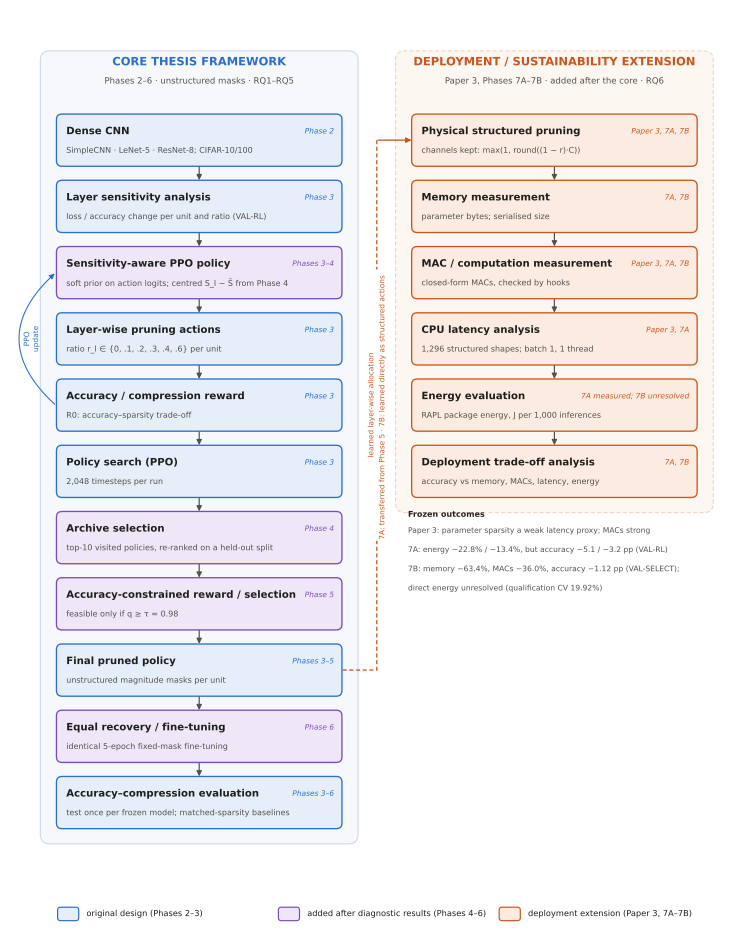

Recreate this plot in Python.
"""F1 — Overall thesis framework (editable source).

  python results/thesis_final_writing/figures/F1_framework.py
Writes F1_framework.{png,pdf,svg} next to this script. The SVG/PDF are vector and editable (e.g. Inkscape); edit the
BOX lists below to change wording. The figure separates the core framework (Phases 2–6) from the later deployment and
sustainability extension (Paper 3, Phases 7A–7B), and tags every core component with the phase that introduced it, so
that components added after diagnostic results are not presented as part of the original design.
"""
import os

import matplotlib

matplotlib.use("Agg")
import matplotlib.pyplot as plt  # noqa: E402
from matplotlib.patches import FancyArrowPatch, FancyBboxPatch  # noqa: E402

HERE = os.path.dirname(os.path.abspath(__file__))
INK, INK2, MUTED = "#1f1f1d", "#52514e", "#8a8984"
ORIG = ("#e6eefa", "#2a6fc9")       # original design (Phases 2–3)
ADDED = ("#efe7f8", "#7d4cb8")      # added after diagnostic results (Phases 4–6)
EXT = ("#fcebe0", "#c8571f")        # deployment / sustainability extension
PANEL_CORE, PANEL_EXT = "#f6f8fc", "#fdf7f2"

# (text, subtitle, phase tag, style)
CORE = [
    ("Dense CNN", "SimpleCNN · LeNet-5 · ResNet-8; CIFAR-10/100", "Phase 2", ORIG),
    ("Layer sensitivity analysis", "loss / accuracy change per unit and ratio (VAL-RL)", "Phase 3", ORIG),
    ("Sensitivity-aware PPO policy", "soft prior on action logits; centred S_l − S̄ from Phase 4", "Phases 3–4", ADDED),
    ("Layer-wise pruning actions", "ratio r_l ∈ {0, .1, .2, .3, .4, .6} per unit", "Phase 3", ORIG),
    ("Accuracy / compression reward", "R0: accuracy–sparsity trade-off", "Phase 3", ORIG),
    ("Policy search (PPO)", "2,048 timesteps per run", "Phase 3", ORIG),
    ("Archive selection", "top-10 visited policies, re-ranked on a held-out split", "Phase 4", ADDED),
    ("Accuracy-constrained reward / selection", "feasible only if q ≥ τ = 0.98", "Phase 5", ADDED),
    ("Final pruned policy", "unstructured magnitude masks per unit", "Phases 3–5", ORIG),
    ("Equal recovery / fine-tuning", "identical 5-epoch fixed-mask fine-tuning", "Phase 6", ADDED),
    ("Accuracy–compression evaluation", "test once per frozen model; matched-sparsity baselines", "Phases 3–6", ORIG),
]
EXTENSION = [
    ("Physical structured pruning", "channels kept: max(1, round((1 − r)·C))", "Paper 3, 7A, 7B"),
    ("Memory measurement", "parameter bytes; serialised size", "7A, 7B"),
    ("MAC / computation measurement", "closed-form MACs, checked by hooks", "Paper 3, 7A, 7B"),
    ("CPU latency analysis", "1,296 structured shapes; batch 1, 1 thread", "Paper 3, 7A"),
    ("Energy evaluation", "RAPL package energy, J per 1,000 inferences", "7A measured; 7B unresolved"),
    ("Deployment trade-off analysis", "accuracy vs memory, MACs, latency, energy", "7A, 7B"),
]

FIG_W, FIG_H = 7.6, 9.9
BW, BH, GAP = 2.95, 0.52, 0.17
CX, EX = 0.6, 4.3
TOP = FIG_H - 0.95


def box(ax, x, y, w, h, title, sub, style, tag=None):
    fill, edge = style
    ax.add_patch(FancyBboxPatch((x, y), w, h, boxstyle="round,pad=0.012,rounding_size=0.06", fc=fill, ec=edge, lw=1.0, zorder=3))
    ax.text(x + 0.09, y + h - 0.17, title, ha="left", va="center", fontsize=7.6, weight="bold", color=INK, zorder=4)
    ax.text(x + 0.09, y + 0.15, sub, ha="left", va="center", fontsize=6.0, color=INK2, zorder=4)
    if tag:
        ax.text(x + w - 0.07, y + h - 0.17, tag, ha="right", va="center", fontsize=5.6, color=edge, style="italic", zorder=4)


def arrow(ax, p, q, color=INK2, style="-|>", ls="-", rad=0.0, lw=0.9):
    ax.add_patch(FancyArrowPatch(p, q, arrowstyle=style, mutation_scale=8, color=color, lw=lw, ls=ls,
                                 connectionstyle=f"arc3,rad={rad}", zorder=2, shrinkA=1, shrinkB=1))


def main():
    plt.rcParams.update({"font.family": "DejaVu Sans", "svg.fonttype": "none", "pdf.fonttype": 42})
    fig = plt.figure(figsize=(FIG_W, FIG_H))
    ax = fig.add_axes([0, 0, 1, 1])
    ax.set_xlim(0, FIG_W)
    ax.set_ylim(0, FIG_H)
    ax.axis("off")

    core_h = len(CORE) * (BH + GAP) + 0.35
    ext_h = len(EXTENSION) * (BH + GAP) + 0.35
    ax.add_patch(FancyBboxPatch((CX - 0.18, TOP - core_h + 0.1), BW + 0.36, core_h + 0.32, boxstyle="round,pad=0,rounding_size=0.1",
                                fc=PANEL_CORE, ec="#c9d6ec", lw=0.8, zorder=1))
    ax.add_patch(FancyBboxPatch((EX - 0.18, TOP - ext_h + 0.1), BW + 0.36, ext_h + 0.32, boxstyle="round,pad=0,rounding_size=0.1",
                                fc=PANEL_EXT, ec="#ecd3c1", lw=0.8, ls=(0, (4, 2)), zorder=1))
    ax.text(CX + BW / 2, TOP + 0.27, "CORE THESIS FRAMEWORK", ha="center", fontsize=8.6, weight="bold", color=ORIG[1])
    ax.text(CX + BW / 2, TOP + 0.08, "Phases 2–6 · unstructured masks · RQ1–RQ5", ha="center", fontsize=6.4, color=INK2)
    ax.text(EX + BW / 2, TOP + 0.27, "DEPLOYMENT / SUSTAINABILITY EXTENSION", ha="center", fontsize=8.6, weight="bold", color=EXT[1])
    ax.text(EX + BW / 2, TOP + 0.08, "Paper 3, Phases 7A–7B · added after the core · RQ6", ha="center", fontsize=6.4, color=INK2)

    ys = []
    for i, (t, s, tag, st) in enumerate(CORE):
        y = TOP - 0.25 - (i + 1) * (BH + GAP) + GAP
        ys.append(y)
        box(ax, CX, y, BW, BH, t, s, st, tag)
        if i:
            arrow(ax, (CX + BW / 2, ys[i - 1]), (CX + BW / 2, y + BH))
    # PPO learning loop: reward -> state (inside the search)
    s_i, r_i = 2, 4
    arrow(ax, (CX - 0.02, ys[r_i] + BH / 2), (CX - 0.02, ys[s_i] + BH / 2), color=ORIG[1], rad=-0.55, lw=0.8)
    ax.text(CX - 0.27, (ys[r_i] + ys[s_i] + BH) / 2, "PPO\nupdate", ha="center", va="center", fontsize=5.6, color=ORIG[1], rotation=90)

    eys = []
    for i, (t, s, tag) in enumerate(EXTENSION):
        y = TOP - 0.25 - (i + 1) * (BH + GAP) + GAP
        eys.append(y)
        box(ax, EX, y, BW, BH, t, s, EXT, tag)
        if i:
            arrow(ax, (EX + BW / 2, eys[i - 1]), (EX + BW / 2, y + BH))
    # hand-over: learned layer-wise allocation -> structured realisation, routed through the gap between the panels
    gx = (CX + BW + EX) / 2
    y0, y1 = ys[8] + BH / 2, eys[0] + BH / 2
    ax.plot([CX + BW + 0.02, gx, gx], [y0, y0, y1], color=EXT[1], lw=1.0, ls=(0, (3, 2)), zorder=2)
    arrow(ax, (gx, y1), (EX, y1), color=EXT[1], lw=1.0)
    ax.text(gx, (y0 + y1) / 2, "learned layer-wise allocation\n7A: transferred from Phase 5  ·  7B: learned directly as structured actions",
            ha="center", va="center", rotation=90, fontsize=5.5, color=EXT[1], linespacing=1.5,
            bbox=dict(fc="white", ec="none", pad=0.8), zorder=3)

    # outcomes under the extension (frozen verdicts, so the figure cannot be read as a success claim)
    oy = eys[-1] - 0.32
    notes = ["Paper 3: parameter sparsity a weak latency proxy; MACs strong",
             "7A: energy −22.8% / −13.4%, but accuracy −5.1 / −3.2 pp (VAL-RL)",
             "7B: memory −63.4%, MACs −36.0%, accuracy −1.12 pp (VAL-SELECT);",
             "      direct energy unresolved (qualification CV 19.92%)"]
    for k, n in enumerate(notes):
        ax.text(EX - 0.05, oy - k * 0.2, n, ha="left", va="top", fontsize=5.7, color=INK2)
    ax.text(EX - 0.05, oy + 0.17, "Frozen outcomes", ha="left", va="top", fontsize=6.0, weight="bold", color=INK)

    # legend
    ly = 0.38
    for k, (lab, st) in enumerate([("original design (Phases 2–3)", ORIG), ("added after diagnostic results (Phases 4–6)", ADDED),
                                   ("deployment extension (Paper 3, 7A–7B)", EXT)]):
        x0 = 0.6 + k * 2.3
        ax.add_patch(FancyBboxPatch((x0, ly - 0.07), 0.22, 0.14, boxstyle="round,pad=0,rounding_size=0.03", fc=st[0], ec=st[1], lw=0.9))
        ax.text(x0 + 0.3, ly, lab, ha="left", va="center", fontsize=6.2, color=INK)

    for ext in ("png", "pdf", "svg"):
        fig.savefig(os.path.join(HERE, f"F1_framework.{ext}"), dpi=600 if ext == "png" else None, facecolor="white")
    plt.close(fig)


if __name__ == "__main__":
    main()
